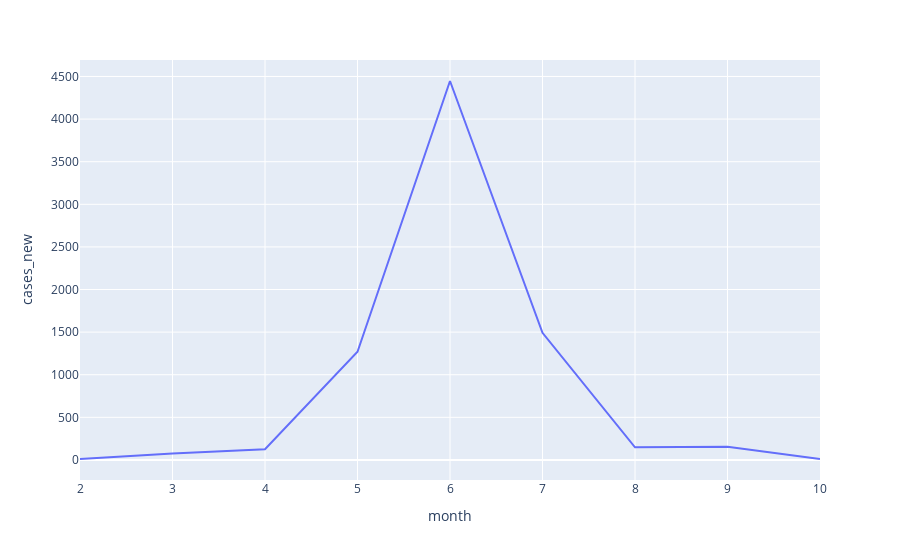

Notebook code cell kept with this figure:
### Code cell
fig = px.line(df2, x="month", y="cases_new")
fig.show()

### Figure 1 — Plotly figure (JSON) as saved in the notebook; plotly's stock layout.template omitted (floating-point values rounded to 4 significant figures)
{"data": [{"hovertemplate": "month=%{x}<br>cases_new=%{y}<extra></extra>", "legendgroup": "", "line": {"color": "#636efa", "dash": "solid"}, "mode": "lines", "name": "", "orientation": "v", "showlegend": false, "type": "scatter", "x": [2, 3, 4, 5, 6, 7, 8, 9, 10], "xaxis": "x", "y": [11, 75, 125, 1269, 4447, 1492, 148, 154, 11], "yaxis": "y"}], "layout": {"legend": {"tracegroupgap": 0}, "margin": {"t": 60}, "xaxis": {"anchor": "y", "domain": [0, 1], "title": {"text": "month"}}, "yaxis": {"anchor": "x", "domain": [0, 1], "title": {"text": "cases_new"}}}}
